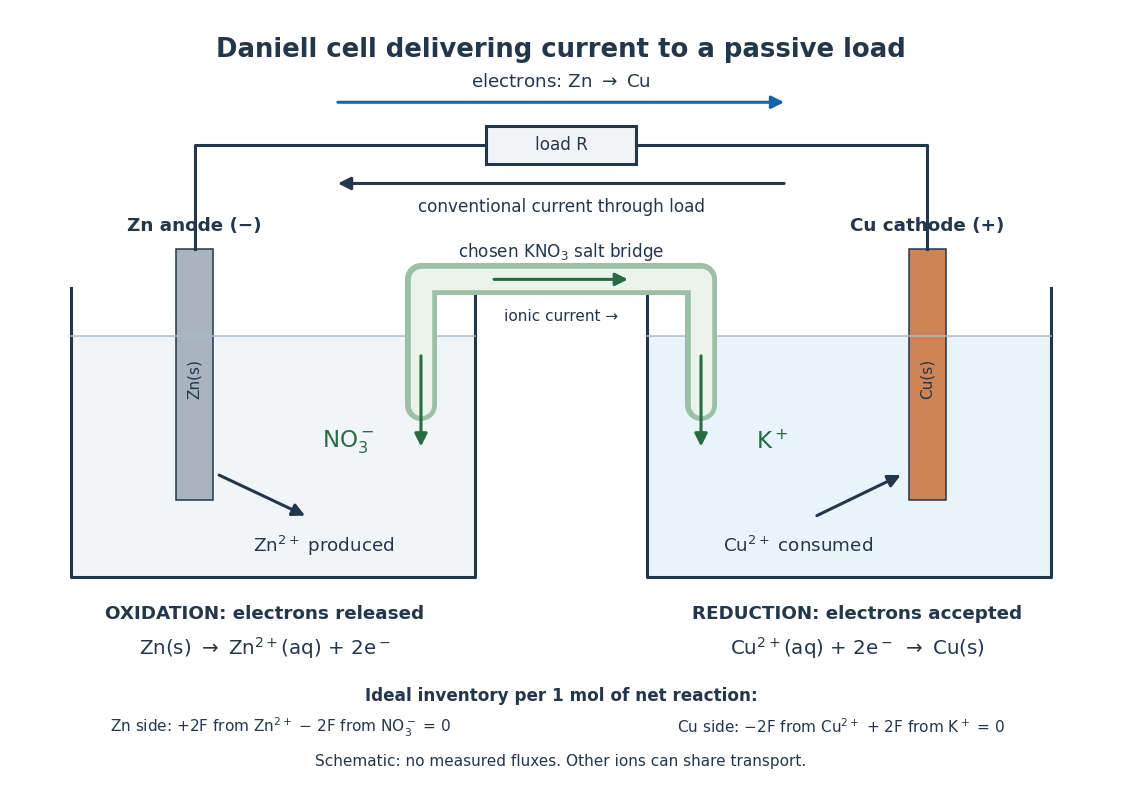

Source code (Python):
"""Original Daniell-cell charge-path schematic, not experimental data.

Run from _media with MPLCONFIGDIR=/tmp/codex-wiki-matplotlib.
Tested with Python 3.14.4, matplotlib 3.10.7 and numpy 2.3.5.
The PNG basename is written to the current working directory.
"""

from pathlib import Path

import matplotlib

matplotlib.use("Agg")
import matplotlib.pyplot as plt
from matplotlib.patches import FancyArrowPatch, Rectangle


def main():
    plt.rcParams.update({"font.family": "DejaVu Sans", "font.size": 12})
    fig, ax = plt.subplots(figsize=(10.2, 7.2), dpi=110, facecolor="white")
    fig.subplots_adjust(left=0.02, right=0.98, bottom=0.02, top=0.98)
    ax.set(xlim=(0, 10), ylim=(0, 8.8))
    ax.axis("off")
    ink, electron, ionic = "#243649", "#1565a8", "#276a43"

    def label(x, y, text, **kwargs):
        ax.text(x, y, text, color=kwargs.pop("color", ink),
                ha="center", va="center", **kwargs)

    def arrow(start, end, color, width=2):
        ax.add_patch(FancyArrowPatch(start, end, arrowstyle="-|>",
                                    mutation_scale=17, linewidth=width,
                                    color=color, zorder=4))

    label(5, 8.4, "Daniell cell delivering current to a passive load",
          fontsize=17, weight="bold")
    ax.plot([1.6, 1.6, 4.3], [6.1, 7.3, 7.3], color=ink, lw=2)
    ax.plot([5.7, 8.4, 8.4], [7.3, 7.3, 6.1], color=ink, lw=2)
    ax.add_patch(Rectangle((4.3, 7.08), 1.4, 0.44,
                           facecolor="#f2f3f6", edgecolor=ink, lw=2))
    label(5, 7.3, "load R", fontsize=11)
    arrow((2.9, 7.8), (7.1, 7.8), electron)
    label(5, 8.04, r"electrons: Zn $\rightarrow$ Cu", fontsize=12)
    arrow((7.1, 6.86), (2.9, 6.86), ink)
    label(5, 6.59, "conventional current through load", fontsize=11)

    for x0, fill in [(0.45, "#f2f5f7"), (5.8, "#e9f3fa")]:
        ax.add_patch(Rectangle((x0, 2.3), 3.75, 2.8,
                               facecolor=fill, edgecolor="none"))
        ax.plot([x0, x0, x0+3.75, x0+3.75],
                [5.65, 2.3, 2.3, 5.65], color=ink, lw=2)
        ax.plot([x0, x0+3.75], [5.1, 5.1], color="#a9bdca", lw=1)
    ax.add_patch(Rectangle((1.43, 3.2), 0.34, 2.9,
                           facecolor="#a8b4bf", edgecolor=ink))
    ax.add_patch(Rectangle((8.23, 3.2), 0.34, 2.9,
                           facecolor="#cc8356", edgecolor=ink))
    label(1.6, 6.37, "Zn anode (−)", weight="bold")
    label(8.4, 6.37, "Cu cathode (+)", weight="bold")
    label(1.6, 4.6, "Zn(s)", rotation=90, fontsize=10)
    label(8.4, 4.6, "Cu(s)", rotation=90, fontsize=10)

    bridge_x, bridge_y = [3.7, 3.7, 6.3, 6.3], [4.3, 5.75, 5.75, 4.3]
    ax.plot(bridge_x, bridge_y, color="#9dbfa8", lw=21,
            solid_joinstyle="round", solid_capstyle="round")
    ax.plot(bridge_x, bridge_y, color="#eaf4eb", lw=14,
            solid_joinstyle="round", solid_capstyle="round")
    label(5, 6.07, r"chosen KNO$_3$ salt bridge", fontsize=11)
    arrow((3.7, 4.9), (3.7, 3.78), ionic)
    arrow((6.3, 4.9), (6.3, 3.78), ionic)
    label(3.02, 3.87, r"NO$_3^-$", fontsize=15, color=ionic)
    label(6.96, 3.87, r"K$^+$", fontsize=15, color=ionic)
    arrow((4.35, 5.75), (5.65, 5.75), ionic)
    label(5, 5.32, "ionic current →", fontsize=10)
    arrow((1.8, 3.5), (2.65, 3.0), ink)
    arrow((7.35, 3.0), (8.18, 3.5), ink)
    label(2.8, 2.67, r"Zn$^{2+}$ produced", fontsize=12)
    label(7.2, 2.67, r"Cu$^{2+}$ consumed", fontsize=12)
    label(2.25, 1.88, "OXIDATION: electrons released", fontsize=12,
          weight="bold")
    label(7.75, 1.88, "REDUCTION: electrons accepted", fontsize=12,
          weight="bold")
    label(2.25, 1.48, r"Zn(s) $\rightarrow$ Zn$^{2+}$(aq) + 2e$^-$",
          fontsize=13)
    label(7.75, 1.48, r"Cu$^{2+}$(aq) + 2e$^-$ $\rightarrow$ Cu(s)",
          fontsize=13)
    label(5, 0.93, "Ideal inventory per 1 mol of net reaction:",
          fontsize=11, weight="bold")
    label(2.4, 0.57, r"Zn side: +2F from Zn$^{2+}$ − 2F from NO$_3^-$ = 0",
          fontsize=10)
    label(7.6, 0.57, r"Cu side: −2F from Cu$^{2+}$ + 2F from K$^+$ = 0",
          fontsize=10)
    label(5, 0.17, "Schematic: no measured fluxes. Other ions can share transport.",
          fontsize=10)
    fig.savefig(Path.cwd() / (Path(__file__).stem + ".png"),
                facecolor="white", transparent=False)
    plt.close(fig)


if __name__ == "__main__":
    main()
